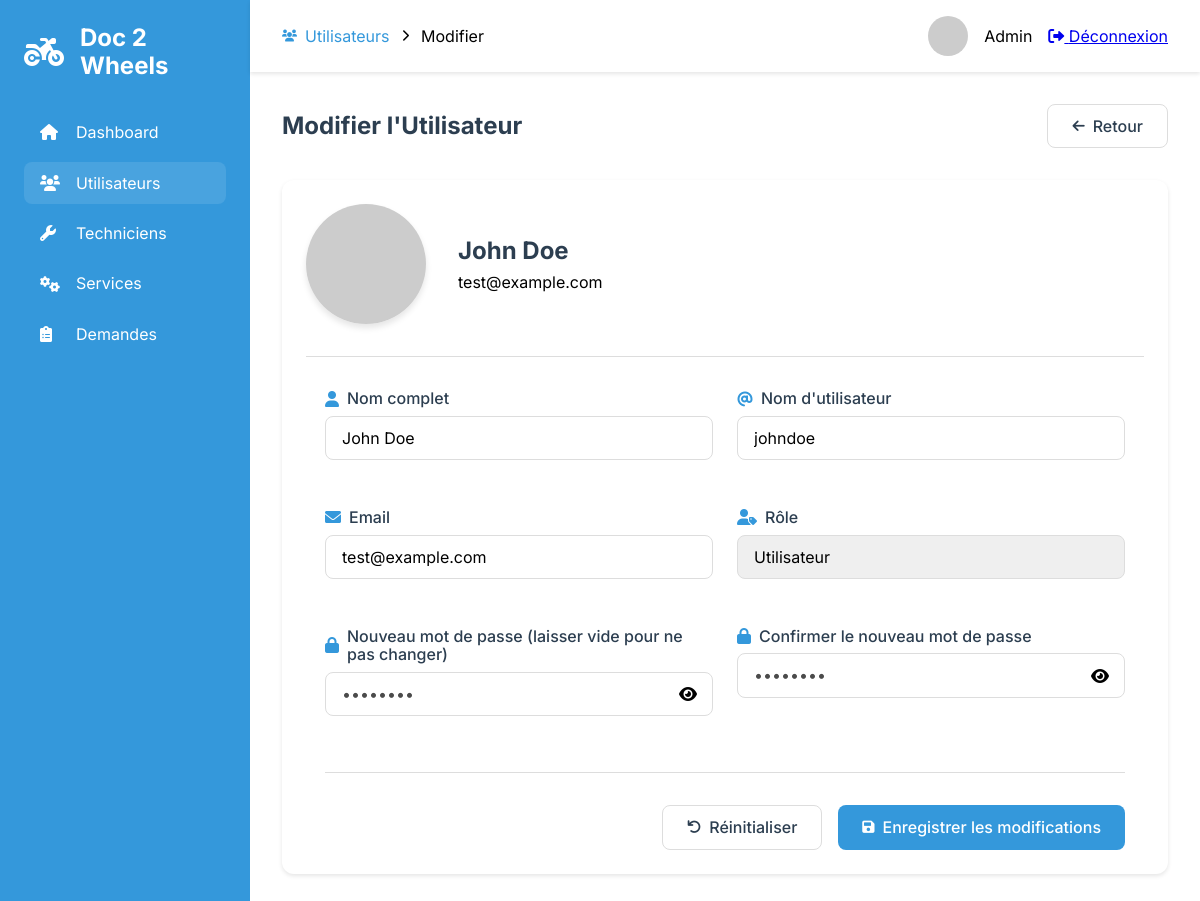
The app's page /admin/users/edit/1 (signed in) with its own data.
### tables this page shows
CREATE TABLE users (
    id INT AUTO_INCREMENT PRIMARY KEY,
    name VARCHAR(255) NOT NULL,
    email VARCHAR(255) NOT NULL UNIQUE,
    username VARCHAR(255) NOT NULL UNIQUE,
    password VARCHAR(255) NOT NULL,
    account_activation_hash VARCHAR(255),
    created_at TIMESTAMP DEFAULT CURRENT_TIMESTAMP
);

### src/Lib/Controllers/AbstractController.php (called while the page is built, shortened)
<?php
abstract class AbstractController
{
  protected function render(string $template, array $data = [], string $dir = ''): Response
  {
    $response = new Response();
    extract($data);
    $path = __DIR__ . "/../../Views";
    $path .= "/{$template}.view.php";
    require_once $path;
    $response->setContent(ob_get_clean());
    $response->addHeader('Content-Type', 'text/html');
    return $response;
  }
}

### src/Controllers/AdminControllers/AdminController.php (called while the page is built, shortened)
<?php
class AdminController extends AbstractController
{
  private $userModel;
  public function __construct()
  {
    $this->userModel = new User();
  }
  public function editUser(Request $request, $id): Response
  {
    $user = $this->userModel->getById($id);
    return $this->render('admin/users/edit', ['user' => $user]);
  }
}

### src/Lib/Http/Router.php (called while the page is built, shortened)
<?php
class Router
{
    public function route(Request $request): ?Response {
        $routesByUri = self::getRoutesFromUriRequest($request);
        $routeByMethod = self::getRoutesFromMethodRequest($request, $routesByUri);
        list($controllerName, $method) = explode('@', $routeByMethod->controller);
        $controller = new $controller();
        $params = self::extractParams($request->getUri(), $routeByMethod->path);
        return $controller->$method($request, ...$params);
    }
    private static function getRoutesFromUriRequest(Request $request): array{
        $matchingRoutes = [];
        $routes = self::getConfig();
        foreach ($routes as $route) {
            if (self::urlMatches($request, $route) && self::checkMethod($request, $route)) {
                $matchingRoutes[] = $route;
            }
        }
        return $matchingRoutes;
    }
    private static function getRoutesFromMethodRequest(Request $request, array $routes): ?object {
        foreach($routes as $route) {
            if(self::checkMethod($request, $route)) {
                return $route;
            }
        }
        return null;
    }
    private static function urlMatches(Request $request, object $route): bool {
        $requestUriParts = self::getUrlParts($request->getPath());
        $routePathParts = self::getUrlParts($route->path);
        if(self::checkUrlPartsNumberMatches($requestUriParts, $routePathParts) === false) {
            return false;
        }
        foreach($routePathParts as $key => $part) {
            if(self::isUrlPartSlug($part) === false) {
                if($part !== $requestUriParts[$key]) {
                    return false;
                }
            }else{
                $request->addSlug(substr($part, 1), $requestUriParts[$key]);
            }
        }
        return true;
    }
    private static function getUrlParts(string $url): array {
        return explode('/', trim($url, '/'));
    }
    private static function checkUrlPartsNumberMatches(array $requestUriParts, array $routePathParts): bool {
        return count($requestUriParts) === count($routePathParts);
    }
    private static function isUrlPartSlug(string $part): bool {
        return strpos($part, ':') === 0;
    }
    private static function getConfig(): array {
        $config = json_decode(file_get_contents(__DIR__ . '/../../../config/routes.json'));
        return $config;
    }
    private static function checkMethod(Request $request, object $route): bool {
        return in_array($request->getMethod(), $route->methods);
    }
    private static function extractParams(string $url, string $path): array {
        $urlParts = self::getUrlParts($url);
        $pathParts = self::getUrlParts($path);
        $params = [];
        foreach($urlParts as $key => $part) {
            if(self::isUrlPartSlug($pathParts[$key])) {
                $params[] = $part;
            }
        }
        return $params;
    }
}

### src/Lib/Database/Dsn.php (called while the page is built, shortened)
<?php
class Dsn {
    private string $host;
    private string $dbname;
    private string $user;
    private string $password;
    private string $port;
    public function __construct() {
        $config = $this->getConfig();
        $this->host = $config['host'];
        $this->dbname = $config['database'];
        $this->user = $config['user'];
        $this->password = $config['password'];
        $this->port = $config['port'];
    }
    private function getConfig(): array {
        $file = file_get_contents(__DIR__ . '/../../../config/database.json');
        return json_decode($file, true);
    }
    public function getDsn(): string {
        return "mysql:host={$this->host};dbname={$this->dbname};port={$this->port}";
    }
    public function getPassword(): string {
        return $this->password;
    }
    public function getUser(): string {
        return $this->user;
    }
}

### src/Lib/Database/DatabaseConnexion.php (called while the page is built, shortened)
<?php
class DatabaseConnexion
{
    private \PDO $pdo_connexion;
    private \PDOStatement $stmt;
    public function setConnexion(): self
    {
        $dsn = new Dsn();
        $this->pdo_connexion = new \PDO(
            $dsn->getDsn(),
            $dsn->getUser(),
            $dsn->getPassword()
        );
        return $this;
    }
    public function query($sql)
    {
        $this->stmt = $this->pdo_connexion->prepare($sql);
    }
    public function bind($param, $value, $type = null)
    {
        if (is_null($type)) {
            switch (true) {
                default:
                    $type = \PDO::PARAM_STR;
            }
        }
        $this->stmt->bindValue($param, $value, $type);
    }
    public function execute(): bool
    {
        return $this->stmt->execute();
    }
    public function single()
    {
        $this->execute();
        return $this->stmt->fetch(\PDO::FETCH_OBJ);
    }
}

### src/Entities/User.php (called while the page is built, shortened)
<?php
class User
{
  private $dbConnexion;
  public function __construct()
  {
    $this->dbConnexion = new DatabaseConnexion();
  }
  public function getById($id)
  {
    $this->dbConnexion->query("SELECT * FROM users WHERE id = :id");
    $this->dbConnexion->bind(':id', $id);
    return $this->dbConnexion->single();
  }
}

### src/Views/admin/users/edit.view.php (the view, shortened to what this page needs)
<!DOCTYPE html>
<html lang="fr">
<head>
    <link rel="stylesheet" href="../../../../sass/dist/css/main.css">
    <link rel="stylesheet" href="https://cdnjs.cloudflare.com/ajax/libs/font-awesome/6.0.0/css/all.min.css">
</head>
<body class="admin-layout">
    <aside class="admin-sidebar">
        <div class="admin-sidebar__logo">
            <i class="fas fa-motorcycle"></i>
            <span>Doc 2 Wheels</span>
        </div>
        <nav class="admin-sidebar__nav">
            <ul>
                <li>
                    <a href="/admin">
                        <i class="fas fa-home"></i>
                        <span>Dashboard</span>
                    </a>
                </li>
                <li class="active">
                    <a href="/admin/users">
                        <i class="fas fa-users"></i>
                        <span>Utilisateurs</span>
                    </a>
                </li>
                <li>
                    <a href="/admin/technicians">
                        <i class="fas fa-wrench"></i>
                        <span>Techniciens</span>
                    </a>
                </li>
                <li>
                    <a href="/admin/services">
                        <i class="fas fa-cogs"></i>
                        <span>Services</span>
                    </a>
                </li>
                <li>
                    <a href="/admin/service_requests">
                        <i class="fas fa-clipboard-list"></i>
                        <span>Demandes</span>
                    </a>
                </li>
            </ul>
        </nav>
    </aside>
    <main class="admin-main">
        <header class="admin-header">
            <div class="breadcrumb">
                <a href="/admin/users">
                    <i class="fas fa-users"></i>
                    Utilisateurs
                </a>
                <i class="fas fa-chevron-right"></i>
                <span>Modifier</span>
            </div>
            <div class="admin-header__profile">
                <div class="profile">
                    <img src="https://ui-avatars.com/api/?name=Admin&background=0D8ABC&color=fff" alt="Profile">
                    <span>Admin</span>
                    <a href="/logout" class="logout-btn">
                        <i class="fas fa-sign-out-alt"></i> Déconnexion
                    </a>
                </div>
            </div>
        </header>
        <div class="admin-content">
            <div class="content-header">
                <h1>Modifier l'Utilisateur</h1>
                <a href="/admin/users" class="btn btn-secondary">
                    <i class="fas fa-arrow-left"></i> Retour
                </a>
            </div>
            <div class="card">
                <div class="user-profile-header">
                    <img src="https://ui-avatars.com/api/?name=<?= urlencode($user->name) ?>&size=120&background=random"
                         alt="<?= $user->name ?>" class="user-avatar">
                    <div class="user-info">
                        <h2><?= $user->name ?></h2>
                        <p class="user-email"><?= $user->email ?></p>
                    </div>
                </div>
                <form method="post" action="/admin/users/edit/<?= $user->id ?>" class="admin-form">
                    <div class="form-row">
                        <div class="form-group">
                            <label for="name">
                                <i class="fas fa-user"></i>
                                Nom complet
                            </label>
                            <input type="text" id="name" name="name" required
                                   class="form-control" value="<?= $user->name ?>"
                                   placeholder="John Doe">
                        </div>
                        <div class="form-group">
                            <label for="username">
                                <i class="fas fa-at"></i>
                                Nom d'utilisateur
                            </label>
                            <input type="text" id="username" name="username" required
                                   class="form-control" value="<?= $user->username ?>"
                                   placeholder="johndoe">
                        </div>
                    </div>
                    <div class="form-row">
                        <div class="form-group">
                            <label for="email">
                                <i class="fas fa-envelope"></i>
                                Email
                            </label>
                            <input type="email" id="email" name="email" required
                                   class="form-control" value="<?= $user->email ?>"
                                   placeholder="john@example.com">
                        </div>
                        <div class="form-group">
                            <label for="role">
                                <i class="fas fa-user-tag"></i>
                                Rôle
                            </label>
                            <select id="role" name="role" required class="form-control">
                                <option value="user" <?= $user->role === 'user' ? 'selected' : '' ?>>Utilisateur</option>
                            </select>
                        </div>
                    </div>
                    <div class="form-row">
                        <div class="form-group">
                            <label for="password">
                                <i class="fas fa-lock"></i>
                                Nouveau mot de passe (laisser vide pour ne pas changer)
                            </label>
                            <div class="password-input">
                                <input type="password" id="password" name="password"
                                       class="form-control" placeholder="••••••••">
                                <i class="fas fa-eye toggle-password"></i>
                            </div>
                        </div>
                        <div class="form-group">
                            <label for="confirm_password">
                                <i class="fas fa-lock"></i>
                                Confirmer le nouveau mot de passe
                            </label>
                            <div class="password-input">
                                <input type="password" id="confirm_password" name="confirm_password"
                                       class="form-control" placeholder="••••••••">
                                <i class="fas fa-eye toggle-password"></i>
                            </div>
                        </div>
                    </div>
                    <div class="form-actions">
                        <button type="reset" class="btn btn-secondary">
                            <i class="fas fa-undo"></i> Réinitialiser
                        </button>
                        <button type="submit" class="btn btn-primary">
                            <i class="fas fa-save"></i> Enregistrer les modifications
                        </button>
                    </div>
                </form>
            </div>
        </div>
    </main>
</body>
</html>

### records on screen
users: name "John Doe", email "test@example.com", username "johndoe"
